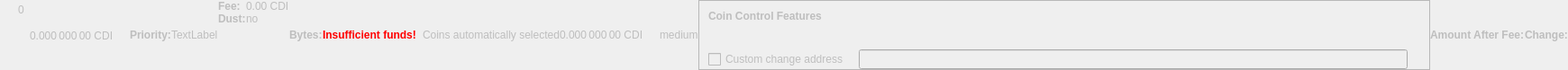
    <widget class="QWidget" name="dummyHideWidget" native="true">
     <property name="enabled">
      <bool>false</bool>
     </property>
     <property name="maximumSize">
      <size>
       <width>100</width>
       <height>22</height>
      </size>
     </property>
     <layout class="QHBoxLayout" name="dummyHideLayout">
      <property name="spacing">
       <number>0</number>
      </property>
      <property name="leftMargin">
       <number>0</number>
      </property>
      <property name="topMargin">
       <number>0</number>
      </property>
      <property name="rightMargin">
       <number>0</number>
      </property>
      <property name="bottomMargin">
       <number>0</number>
      </property>
      <item>
       <layout class="QFormLayout" name="formLayoutCoinControl1">
        <property name="horizontalSpacing">
         <number>10</number>
        </property>
        <property name="verticalSpacing">
         <number>14</number>
        </property>
        <property name="leftMargin">
         <number>10</number>
        </property>
        <property name="topMargin">
         <number>4</number>
        </property>
        <property name="rightMargin">
         <number>6</number>
        </property>
        <item row="0" column="1">
         <widget class="QLabel" name="labelCoinControlBytes">
          <property name="cursor">
           <cursorShape>IBeamCursor</cursorShape>
          </property>
          <property name="contextMenuPolicy">
           <enum>Qt::ActionsContextMenu</enum>
          </property>
          <property name="text">
           <string notr="true">0</string>
          </property>
          <property name="textInteractionFlags">
           <set>Qt::LinksAccessibleByMouse|Qt::TextSelectableByKeyboard|Qt::TextSelectableByMouse</set>
          </property>
         </widget>
        </item>
       </layout>
      </item>
      <item>
       <widget class="QLabel" name="labelCoinControlAfterFee">
        <property name="enabled">
         <bool>false</bool>
        </property>
        <property name="sizePolicy">
         <sizepolicy hsizetype="Fixed" vsizetype="Fixed">
          <horstretch>0</horstretch>
          <verstretch>0</verstretch>
         </sizepolicy>
        </property>
        <property name="minimumSize">
         <size>
          <width>111</width>
          <height>12</height>
         </size>
        </property>
        <property name="maximumSize">
         <size>
          <width>111</width>
          <height>12</height>
         </size>
        </property>
        <property name="cursor">
         <cursorShape>IBeamCursor</cursorShape>
        </property>
        <property name="contextMenuPolicy">
         <enum>Qt::ActionsContextMenu</enum>
        </property>
        <property name="text">
         <string notr="true">0.000 000 00 CDI</string>
        </property>
        <property name="textInteractionFlags">
         <set>Qt::LinksAccessibleByMouse|Qt::TextSelectableByKeyboard|Qt::TextSelectableByMouse</set>
        </property>
       </widget>
      </item>
      <item>
       <widget class="QLabel" name="labelCoinControlPriorityText">
        <property name="enabled">
         <bool>false</bool>
        </property>
        <property name="font">
         <font>
          <weight>75</weight>
          <bold>true</bold>
         </font>
        </property>
        <property name="text">
         <string>Priority:</string>
        </property>
       </widget>
      </item>
      <item>
       <layout class="QHBoxLayout" name="horizontalLayout">
        <item>
         <widget class="QLabel" name="WarningLabel">
          <property name="text">
           <string>TextLabel</string>
          </property>
         </widget>
        </item>
       </layout>
      </item>
      <item>
       <layout class="QFormLayout" name="formLayoutCoinControl3">
        <property name="horizontalSpacing">
         <number>0</number>
        </property>
        <property name="verticalSpacing">
         <number>0</number>
        </property>
        <property name="leftMargin">
         <number>0</number>
        </property>
        <property name="topMargin">
         <number>0</number>
        </property>
        <property name="rightMargin">
         <number>0</number>
        </property>
        <item row="0" column="0">
         <widget class="QLabel" name="labelCoinControlFeeText">
          <property name="enabled">
           <bool>false</bool>
          </property>
          <property name="font">
           <font>
            <weight>75</weight>
            <bold>true</bold>
           </font>
          </property>
          <property name="text">
           <string>Fee:</string>
          </property>
          <property name="margin">
           <number>0</number>
          </property>
         </widget>
        </item>
        <item row="0" column="1">
         <widget class="QLabel" name="labelCoinControlFee">
          <property name="enabled">
           <bool>false</bool>
          </property>
          <property name="cursor">
           <cursorShape>IBeamCursor</cursorShape>
          </property>
          <property name="contextMenuPolicy">
           <enum>Qt::ActionsContextMenu</enum>
          </property>
          <property name="text">
           <string notr="true">0.00 CDI</string>
          </property>
          <property name="textInteractionFlags">
           <set>Qt::LinksAccessibleByMouse|Qt::TextSelectableByKeyboard|Qt::TextSelectableByMouse</set>
          </property>
         </widget>
        </item>
        <item row="1" column="0">
         <widget class="QLabel" name="labelCoinControlLowOutputText">
          <property name="enabled">
           <bool>false</bool>
          </property>
          <property name="font">
           <font>
            <weight>75</weight>
            <bold>true</bold>
           </font>
          </property>
          <property name="text">
           <string>Dust:</string>
          </property>
         </widget>
        </item>
        <item row="1" column="1">
         <widget class="QLabel" name="labelCoinControlLowOutput">
          <property name="enabled">
           <bool>false</bool>
          </property>
          <property name="cursor">
           <cursorShape>IBeamCursor</cursorShape>
          </property>
          <property name="contextMenuPolicy">
           <enum>Qt::ActionsContextMenu</enum>
          </property>
          <property name="text">
           <string>no</string>
          </property>
          <property name="textInteractionFlags">
           <set>Qt::LinksAccessibleByMouse|Qt::TextSelectableByKeyboard|Qt::TextSelectableByMouse</set>
          </property>
         </widget>
        </item>
       </layout>
      </item>
      <item>
       <widget class="QLabel" name="labelCoinControlBytesText">
        <property name="enabled">
         <bool>false</bool>
        </property>
        <property name="font">
         <font>
          <weight>75</weight>
          <bold>true</bold>
         </font>
        </property>
        <property name="text">
         <string>Bytes:</string>
        </property>
       </widget>
      </item>
      <item>
       <layout class="QFormLayout" name="formLayoutCoinControl2">
        <property name="horizontalSpacing">
         <number>0</number>
        </property>
        <property name="verticalSpacing">
         <number>0</number>
        </property>
        <property name="leftMargin">
         <number>0</number>
        </property>
        <property name="topMargin">
         <number>0</number>
        </property>
        <property name="rightMargin">
         <number>0</number>
        </property>
       </layout>
      </item>
      <item>
       <layout class="QHBoxLayout" name="horizontalLayoutCoinControl2">
        <property name="spacing">
         <number>0</number>
        </property>
        <property name="bottomMargin">
         <number>0</number>
        </property>
       </layout>
      </item>
      <item>
       <widget class="QLabel" name="labelCoinControlInsuffFunds">
        <property name="enabled">
         <bool>false</bool>
        </property>
        <property name="minimumSize">
         <size>
          <width>0</width>
          <height>0</height>
         </size>
        </property>
        <property name="font">
         <font>
          <weight>75</weight>
          <bold>true</bold>
         </font>
        </property>
        <property name="styleSheet">
         <string notr="true">color:red;font-weight:bold;</string>
        </property>
        <property name="text">
         <string>Insufficient funds!</string>
        </property>
        <property name="margin">
         <number>5</number>
        </property>
       </widget>
      </item>
      <item>
       <layout class="QFormLayout" name="formLayoutCoinControl4">
        <property name="horizontalSpacing">
         <number>0</number>
        </property>
        <property name="verticalSpacing">
         <number>0</number>
        </property>
        <property name="leftMargin">
         <number>0</number>
        </property>
        <property name="topMargin">
         <number>0</number>
        </property>
        <property name="rightMargin">
         <number>0</number>
        </property>
       </layout>
      </item>
      <item>
       <widget class="QLabel" name="labelCoinControlChangeLabel">
        <property name="enabled">
         <bool>false</bool>
        </property>
        <property name="sizePolicy">
         <sizepolicy hsizetype="Preferred" vsizetype="Expanding">
          <horstretch>0</horstretch>
          <verstretch>0</verstretch>
         </sizepolicy>
        </property>
        <property name="minimumSize">
         <size>
          <width>0</width>
          <height>0</height>
         </size>
        </property>
        <property name="text">
         <string/>
        </property>
        <property name="margin">
         <number>3</number>
        </property>
       </widget>
      </item>
      <item>
       <widget class="QLabel" name="labelCoinControlAutomaticallySelected">
        <property name="enabled">
         <bool>false</bool>
        </property>
        <property name="sizePolicy">
         <sizepolicy hsizetype="Fixed" vsizetype="Fixed">
          <horstretch>0</horstretch>
          <verstretch>0</verstretch>
         </sizepolicy>
        </property>
        <property name="minimumSize">
         <size>
          <width>0</width>
          <height>0</height>
         </size>
        </property>
        <property name="maximumSize">
         <size>
          <width>240</width>
          <height>16777215</height>
         </size>
        </property>
        <property name="text">
         <string>Coins automatically selected</string>
        </property>
        <property name="margin">
         <number>5</number>
        </property>
       </widget>
      </item>
      <item>
       <widget class="QLabel" name="labelCoinControlChange">
        <property name="enabled">
         <bool>false</bool>
        </property>
        <property name="sizePolicy">
         <sizepolicy hsizetype="Fixed" vsizetype="Fixed">
          <horstretch>0</horstretch>
          <verstretch>0</verstretch>
         </sizepolicy>
        </property>
        <property name="minimumSize">
         <size>
          <width>111</width>
          <height>0</height>
         </size>
        </property>
        <property name="maximumSize">
         <size>
          <width>111</width>
          <height>16777215</height>
         </size>
        </property>
        <property name="cursor">
         <cursorShape>IBeamCursor</cursorShape>
        </property>
        <property name="contextMenuPolicy">
         <enum>Qt::ActionsContextMenu</enum>
        </property>
        <property name="text">
         <string notr="true">0.000 000 00 CDI</string>
        </property>
        <property name="textInteractionFlags">
         <set>Qt::LinksAccessibleByMouse|Qt::TextSelectableByKeyboard|Qt::TextSelectableByMouse</set>
        </property>
       </widget>
      </item>
      <item>
       <widget class="QLabel" name="labelCoinControlPriority">
        <property name="enabled">
         <bool>false</bool>
        </property>
        <property name="cursor">
         <cursorShape>IBeamCursor</cursorShape>
        </property>
        <property name="contextMenuPolicy">
         <enum>Qt::ActionsContextMenu</enum>
        </property>
        <property name="text">
         <string>medium</string>
        </property>
        <property name="textInteractionFlags">
         <set>Qt::LinksAccessibleByMouse|Qt::TextSelectableByKeyboard|Qt::TextSelectableByMouse</set>
        </property>
       </widget>
      </item>
      <item>
       <widget class="QFrame" name="frameCoinControl">
        <property name="sizePolicy">
         <sizepolicy hsizetype="Expanding" vsizetype="Expanding">
          <horstretch>0</horstretch>
          <verstretch>0</verstretch>
         </sizepolicy>
        </property>
        <property name="maximumSize">
         <size>
          <width>16777215</width>
          <height>16777215</height>
         </size>
        </property>
        <property name="frameShape">
         <enum>QFrame::StyledPanel</enum>
        </property>
        <property name="frameShadow">
         <enum>QFrame::Sunken</enum>
        </property>
        <layout class="QVBoxLayout" name="verticalLayoutCoinControl2_2">
         <property name="spacing">
          <number>0</number>
         </property>
         <property name="leftMargin">
          <number>0</number>
         </property>
         <property name="topMargin">
          <number>0</number>
         </property>
         <property name="rightMargin">
          <number>0</number>
         </property>
         <property name="bottomMargin">
          <number>0</number>
         </property>
         <item>
          <layout class="QVBoxLayout" name="verticalLayoutCoinControl" stretch="0,0,0,1">
           <property name="spacing">
            <number>0</number>
           </property>
           <property name="leftMargin">
            <number>10</number>
           </property>
           <property name="topMargin">
            <number>10</number>
           </property>
           <item>
            <layout class="QHBoxLayout" name="horizontalLayoutCoinControl1">
             <property name="bottomMargin">
              <number>15</number>
             </property>
             <item>
              <widget class="QLabel" name="labelCoinControlFeatures">
               <property name="enabled">
                <bool>false</bool>
               </property>
               <property name="sizePolicy">
                <sizepolicy hsizetype="Preferred" vsizetype="Maximum">
                 <horstretch>0</horstretch>
                 <verstretch>0</verstretch>
                </sizepolicy>
               </property>
               <property name="font">
                <font>
                 <weight>75</weight>
                 <bold>true</bold>
                </font>
               </property>
               <property name="styleSheet">
                <string notr="true">font-weight:bold;</string>
               </property>
               <property name="text">
                <string>Coin Control Features</string>
               </property>
              </widget>
             </item>
            </layout>
           </item>
           <item>
            <widget class="QWidget" name="widgetCoinControl" native="true">
             <property name="sizePolicy">
              <sizepolicy hsizetype="Preferred" vsizetype="Preferred">
               <horstretch>0</horstretch>
               <verstretch>0</verstretch>
              </sizepolicy>
             </property>
             <property name="minimumSize">
              <size>
               <width>0</width>
               <height>0</height>
              </size>
             </property>
             <property name="styleSheet">
              <string notr="true"/>
             </property>
             <layout class="QHBoxLayout" name="horizontalLayoutCoinControl5_2">
              <property name="leftMargin">
               <number>0</number>
              </property>
              <property name="topMargin">
               <number>0</number>
              </property>
              <property name="rightMargin">
               <number>0</number>
              </property>
              <property name="bottomMargin">
               <number>0</number>
              </property>
              <item>
               <layout class="QHBoxLayout" name="horizontalLayoutCoinControl3">
                <property name="spacing">
                 <number>20</number>
                </property>
                <property name="topMargin">
                 <number>0</number>
                </property>
                <property name="bottomMargin">
                 <number>10</number>
                </property>
               </layout>
              </item>
             </layout>
            </widget>
           </item>
           <item>
            <layout class="QHBoxLayout" name="horizontalLayoutCoinControl4" stretch="0,0,0">
             <property name="spacing">
              <number>12</number>
             </property>
             <property name="sizeConstraint">
              <enum>QLayout::SetDefaultConstraint</enum>
             </property>
             <property name="topMargin">
              <number>5</number>
             </property>
             <property name="rightMargin">
              <number>5</number>
             </property>
             <item>
              <widget class="QCheckBox" name="checkBoxCoinControlChange">
               <property name="enabled">
                <bool>false</bool>
               </property>
               <property name="toolTip">
                <string>If this is activated, but the change address is empty or invalid, change will be sent to a newly generated address.</string>
               </property>
               <property name="text">
                <string>Custom change address</string>
               </property>
              </widget>
             </item>
             <item>
              <widget class="QValidatedLineEdit" name="lineEditCoinControlChange">
               <property name="enabled">
                <bool>false</bool>
               </property>
               <property name="sizePolicy">
                <sizepolicy hsizetype="Expanding" vsizetype="Fixed">
                 <horstretch>0</horstretch>
                 <verstretch>0</verstretch>
                </sizepolicy>
               </property>
              </widget>
             </item>
             <item>
              <widget class="QLabel" name="labelCoinControlChangeLabel_2">
               <property name="sizePolicy">
                <sizepolicy hsizetype="Preferred" vsizetype="Expanding">
                 <horstretch>0</horstretch>
                 <verstretch>0</verstretch>
                </sizepolicy>
               </property>
               <property name="minimumSize">
                <size>
                 <width>0</width>
                 <height>0</height>
                </size>
               </property>
               <property name="text">
                <string/>
               </property>
               <property name="margin">
                <number>3</number>
               </property>
              </widget>
             </item>
            </layout>
           </item>
           <item>
            <spacer name="verticalSpacerCoinControl">
             <property name="orientation">
              <enum>Qt::Vertical</enum>
             </property>
             <property name="sizeHint" stdset="0">
              <size>
               <width>800</width>
               <height>1</height>
              </size>
             </property>
            </spacer>
           </item>
          </layout>
         </item>
        </layout>
       </widget>
      </item>
      <item>
       <widget class="QLabel" name="labelCoinControlAfterFeeText">
        <property name="enabled">
         <bool>false</bool>
        </property>
        <property name="minimumSize">
         <size>
          <width>0</width>
          <height>0</height>
         </size>
        </property>
        <property name="maximumSize">
         <size>
          <width>16777215</width>
          <height>16777215</height>
         </size>
        </property>
        <property name="font">
         <font>
          <weight>75</weight>
          <bold>true</bold>
         </font>
        </property>
        <property name="text">
         <string>Amount After Fee:</string>
        </property>
        <property name="alignment">
         <set>Qt::AlignLeading|Qt::AlignLeft|Qt::AlignVCenter</set>
        </property>
        <property name="margin">
         <number>0</number>
        </property>
       </widget>
      </item>
      <item>
       <widget class="QLabel" name="labelCoinControlChangeText">
        <property name="enabled">
         <bool>false</bool>
        </property>
        <property name="sizePolicy">
         <sizepolicy hsizetype="Preferred" vsizetype="Preferred">
          <horstretch>0</horstretch>
          <verstretch>0</verstretch>
         </sizepolicy>
        </property>
        <property name="minimumSize">
         <size>
          <width>0</width>
          <height>0</height>
         </size>
        </property>
        <property name="maximumSize">
         <size>
          <width>16777215</width>
          <height>16777215</height>
         </size>
        </property>
        <property name="font">
         <font>
          <weight>75</weight>
          <bold>true</bold>
         </font>
        </property>
        <property name="text">
         <string>Change:</string>
        </property>
        <property name="alignment">
         <set>Qt::AlignLeading|Qt::AlignLeft|Qt::AlignVCenter</set>
        </property>
       </widget>
      </item>
     </layout>
    </widget>
